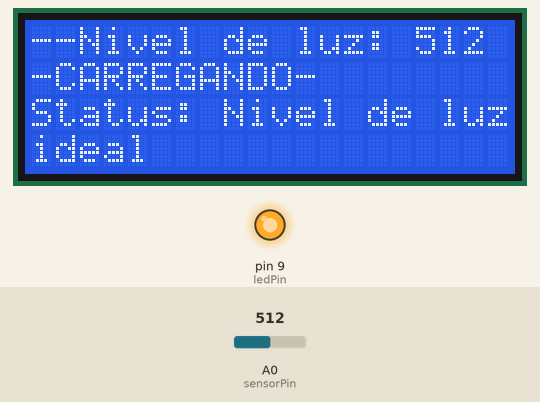
Bench run of a sketch on a simulated Arduino Uno, built with avr-gcc and run on an emulated ATmega328P. On the bench: 20×4 character LCD, output pins drawn as LEDs (lit = HIGH). The inputs (shaded band) are chosen by the test bench; at power-on: A0 (sensorPin) = 512.

Above: at 3.2 s.
3.3 s: A0 (sensorPin) set to 493
At 3.7 s:
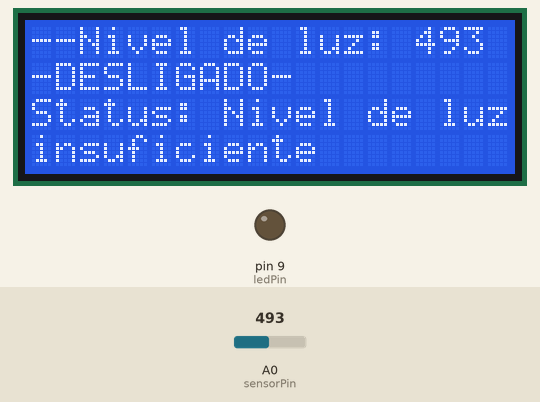
4.9 s: A0 (sensorPin) set to 0
At 6.1 s:
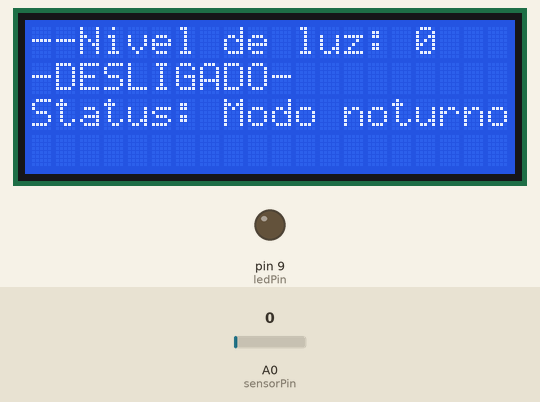
6.5 s: A0 (sensorPin) set to 122
At 7.8 s:
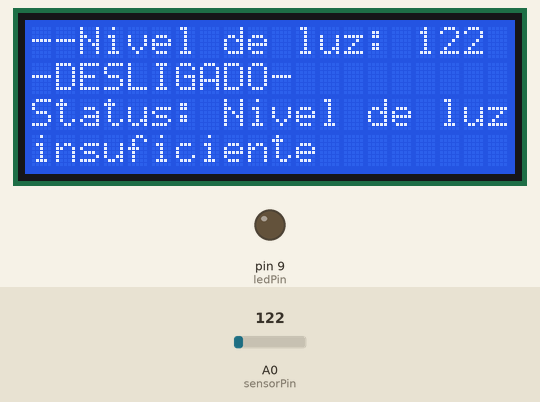
Timing chart, 0 to 9.5 s (numbered marks = the images above; inputs shaded):
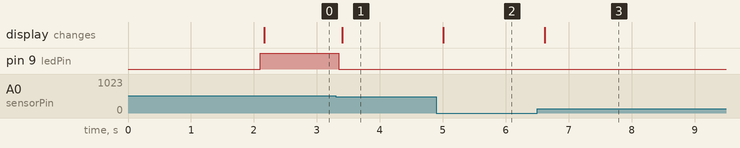

Measured:
- the behaviour switches between 501 and 500 on A0 (sensorPin) (found by bisection; images 0 and 1)
- after the input at 3.3 s, pin 9 (ledPin): HIGH → LOW after 0.05 s; the display: changes after 0.11 s (image 1)
- after the input at 4.9 s, the display: changes after 0.11 s (image 2)
- after the input at 6.5 s, the display: changes after 0.12 s (image 3)

The sketch:

sistema_solar_lcd.ino
```cpp
#include <LiquidCrystal_I2C.h> // Inclui a biblioteca do LCD
#include <Wire.h>

LiquidCrystal_I2C lcd(0x27, 20, 4); // Endereço I2C, colunas, linhas
const int sensorPin = A0;   // Pino onde o meio do potenciômetro está ligado
const int ledPin = 9;       // LED representando carregamento da bateria
int leituraSensor;
int limiar = 500;           // Limite mínimo para ativar o carregamento (0 a 1023)

void setup() {
  lcd.init();          // Inicializa o LCD
  lcd.backlight();     // Liga a luz de fundo
  lcd.setCursor(0, 0);
  lcd.print("Sistema Solar Ativo");
  delay(2000);
  lcd.clear();
  pinMode(ledPin, OUTPUT);
  Serial.begin(9600);
}

void loop() {
  leituraSensor = analogRead(sensorPin);  // Lê valor do potenciômetro (0 a 1023)

  lcd.setCursor(0, 0);
  lcd.print("--Nivel de luz: ");
  lcd.print(leituraSensor);

  if (leituraSensor > limiar) {

    digitalWrite(ledPin, HIGH);  // Ativa o carregamento (LED ligado)
    lcd.setCursor(0,1);
    lcd.print("-CARREGANDO-        ");
    lcd.setCursor(0,2);
    lcd.print("Status: Nivel de luz");
    lcd.setCursor(0,3);
    lcd.print("ideal               ");

  } else if(leituraSensor == 0) {

    digitalWrite(ledPin, LOW);   // Desativa o carregamento (LED desligado)
    lcd.setCursor(17,0);
    lcd.print("   ");    // Limpa os ultiomos caracteres
    lcd.setCursor(0,1);
    lcd.print("-DESLIGADO-         ");
    lcd.setCursor(0, 3);
    lcd.print("                    ");
    lcd.setCursor(0,2);
    lcd.print("Status: Modo noturno");

  } else {

    digitalWrite(ledPin, LOW);   // Desativa o carregamento (LED desligado)
    lcd.setCursor(0,1);
    lcd.print("-DESLIGADO-         ");
    lcd.setCursor(0,2);
    lcd.print("Status: Nivel de luz");
    lcd.setCursor(0,3);
    lcd.print("insuficiente        ");

  }

  if (leituraSensor < 1023){
    lcd.setCursor(19,0);
    lcd.print(" ");    // Limpa o ultimo caractere
  }

  delay(100);
}
```
